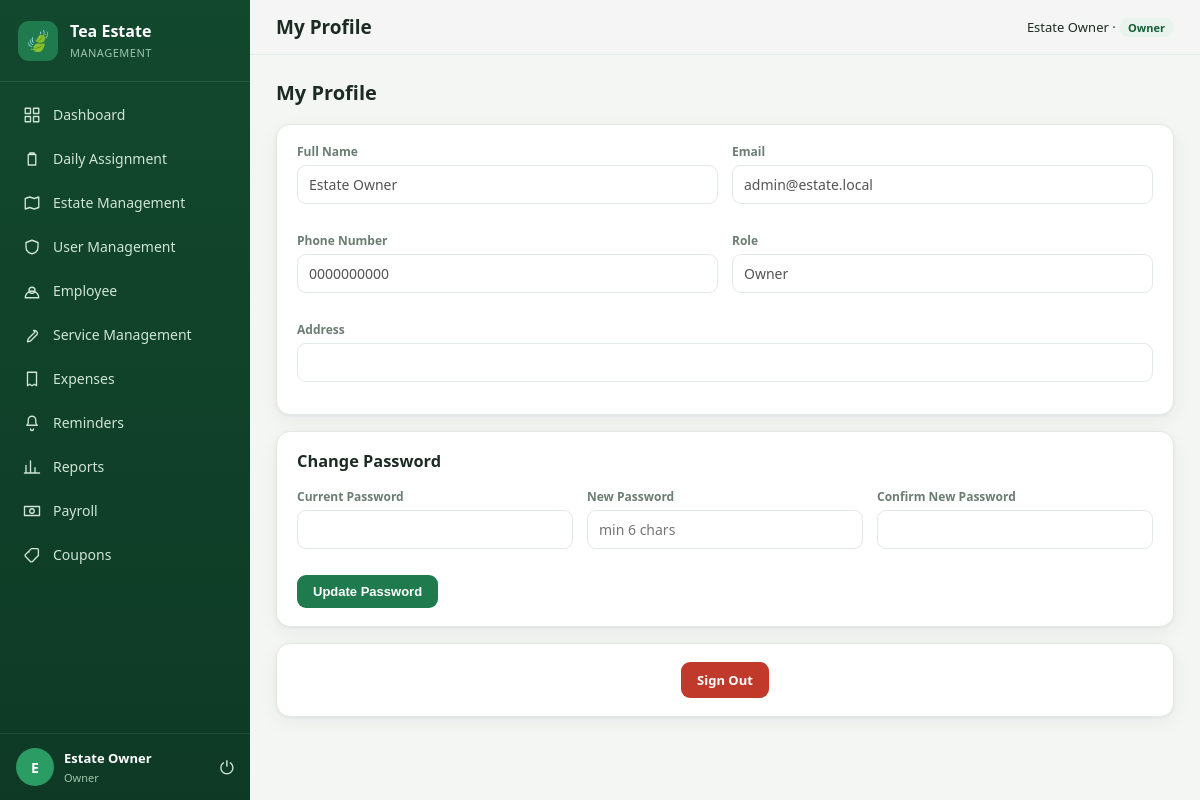
The app's page /profile.php (signed in) with its own data.
### tables this page shows
CREATE TABLE IF NOT EXISTS users (
  id INT AUTO_INCREMENT PRIMARY KEY,
  name VARCHAR(120) NOT NULL,
  email VARCHAR(160) NOT NULL UNIQUE,
  phone VARCHAR(40),
  address VARCHAR(255) NULL,
  password_hash VARCHAR(255) NOT NULL,
  role ENUM('Owner','Administrator','Estate Manager','Supervisor','Accountant','Viewer') NOT NULL DEFAULT 'Viewer',
  assigned_estate_ids VARCHAR(255) NULL COMMENT 'comma-separated estate ids',
  owner_user_id INT NULL COMMENT 'NULL = tenant root (self); otherwise the Owner this sub-user belongs to',
  is_platform_admin TINYINT(1) NOT NULL DEFAULT 0 COMMENT 'can manage coupons; not a per-tenant role',
  status ENUM('Active','Inactive') NOT NULL DEFAULT 'Active',
  avatar VARCHAR(255) NULL,
  last_login DATETIME NULL,
  created_at DATETIME NOT NULL DEFAULT CURRENT_TIMESTAMP,
  INDEX idx_users_role (role),
  INDEX idx_users_owner (owner_user_id)
);

### includes/auth.php (called while the page is built, shortened)
<?php
require_once __DIR__ . '/../config/config.php';
function current_user() {
    return $_SESSION['user'] ?? null;
}
function platform_admin() {
    $u = current_user();
    return (bool)($u['is_platform_admin'] ?? false);
}
function av($relPath) {
    $full = __DIR__ . '/../' . $relPath;
    $v = @filemtime($full);
    return $relPath . '?v=' . ($v ?: '1');
}
function e($v) { return htmlspecialchars((string)$v, ENT_QUOTES, 'UTF-8'); }

### config/config.php (called while the page is built, shortened)
<?php
function db() {
    static $pdo = null;
    if ($pdo === null) {
        try {
            $pdo = new PDO(
                'mysql:host='.DB_HOST.';dbname='.DB_NAME.';charset=utf8mb4',
                DB_USER, DB_PASS,
                [
                    PDO::ATTR_ERRMODE => PDO::ERRMODE_EXCEPTION,
                    PDO::ATTR_DEFAULT_FETCH_MODE => PDO::FETCH_ASSOC,
                    PDO::ATTR_EMULATE_PREPARES => false,
                ]
            );
        } catch (PDOException $e) {
            http_response_code(500);
            die('Database connection failed. Check config/config.php. ('.$e->getMessage().')');
        }
    }
    return $pdo;
}

### profile.php (the view, shortened to what this page needs)
<?php
$title='My Profile'; $page='profile.php'; $pageScript='assets/js/profile.js';
require_once __DIR__.'/includes/auth.php';
$me = current_user();
$st = db()->prepare('SELECT name,email,phone,address,role FROM users WHERE id=?');
$st->execute([$me['id']]);
$row = $st->fetch();
require __DIR__.'/includes/header.php';
?>
<div class="page-head"><h2>My Profile</h2></div>
<div class="card"><div class="card-pad">
  <div class="form-row">
    <div class="field"><label>Full Name</label><input value="<?=e($row['name'])?>" disabled></div>
    <div class="field"><label>Email</label><input value="<?=e($row['email'])?>" disabled></div>
    <div class="field"><label>Phone Number</label><input value="<?=e($row['phone'])?>" disabled></div>
    <div class="field"><label>Role</label><input value="<?=e($row['role'])?>" disabled></div>
    <div class="field" style="grid-column:1 / -1"><label>Address</label><input value="<?=e($row['address'])?>" disabled></div>
  </div>
</div></div>
<div class="card mb" style="margin-top:16px"><div class="card-pad">
  <h3 style="margin-top:0">Change Password</h3>
  <div class="form-row3">
    <div class="field"><label>Current Password</label><input id="curPw" type="password"></div>
    <div class="field"><label>New Password</label><input id="newPw" type="password" placeholder="min 6 chars"></div>
    <div class="field"><label>Confirm New Password</label><input id="confPw" type="password"></div>
  </div>
  <button class="btn" style="margin-top:12px" onclick="changePw()">Update Password</button>
</div></div>
<div class="card mb" style="margin-top:16px"><div class="card-pad" style="text-align:center">
  <a href="logout.php" class="btn red">Sign Out</a>
</div></div>
<?php require __DIR__.'/includes/footer.php'; ?>

### includes/header.php (shortened to what this page needs)
<?php
require_once __DIR__ . '/auth.php';
$u = current_user();
$page = $page ?? '';
$nav = [
  ['dashboard.php','Dashboard','grid'],
  ['assignments.php','Daily Assignment','clipboard'],
  ['estates.php','Estate Management','map'],
  ['users.php','User Management','shield'],
  ['employees.php','Employee','users'],
  ['service.php','Service Management','tool'],
  ['expenses.php','Expenses','receipt'],
  ['reminders.php','Reminders','bell'],
  ['reports.php','Reports','chart'],
  ['payroll.php','Payroll','cash'],
];
if (platform_admin()) $nav[] = ['coupons.php','Coupons','tag'];
function icon($n){
  $p = [
   'grid'=>'M3 3h7v7H3zM14 3h7v7h-7zM14 14h7v7h-7zM3 14h7v7H3z',
   'clipboard'=>'M9 4h6v2H9zM7 6h10v14H7z',
   'map'=>'M9 4 3 6v14l6-2 6 2 6-2V4l-6 2-6-2z',
   'shield'=>'M12 3l8 3v6c0 5-3.5 8-8 9-4.5-1-8-4-8-9V6z',
   'users'=>'M16 11a4 4 0 1 0-8 0 4 4 0 0 0 8 0zM3 21a7 7 0 0 1 18 0z',
   'tool'=>'M14 6a4 4 0 0 1 5 5l-9 9-4 1 1-4 9-9z',
   'receipt'=>'M6 3h12v18l-3-2-3 2-3-2-3 2z',
   'bell'=>'M12 3a5 5 0 0 0-5 5v4l-2 3h14l-2-3V8a5 5 0 0 0-5-5zM10 20a2 2 0 0 0 4 0',
   'chart'=>'M4 20V10M10 20V4M16 20v-7M22 20H2',
   'cash'=>'M2 6h20v12H2zM12 9a3 3 0 1 0 0 6 3 3 0 0 0 0-6z',
   'tag'=>'M20.5 12.8 12.7 20.6a2 2 0 0 1-2.83 0l-6.5-6.5a2 2 0 0 1 0-2.83L11.2 3.5H19a1.5 1.5 0 0 1 1.5 1.5v7.8zM8 8h.01',
  ];
  return '<svg viewBox="0 0 24 24" class="ic"><path d="'.$p[$n].'"/></svg>';
}
?>
<!DOCTYPE html>
<html lang="en">
<head>
<link rel="stylesheet" href="<?=av('assets/css/app.css')?>">
</head>
<body>
<div class="app">
  <aside class="sidebar" id="sidebar">
    <div class="brand">
      <div class="brand-logo">🍃</div>
      <div class="brand-txt"><span>Tea Estate</span><small>Management</small></div>
    </div>
    <nav class="nav">
      <?php foreach($nav as $n): ?>
        <a href="<?=$n[0]?>" class="nav-item <?=$page===$n[0]?'active':''?>">
          <?=icon($n[2])?><span><?=e($n[1])?></span>
        </a>
      <?php endforeach; ?>
    </nav>
    <div class="side-user">
      <a href="profile.php" style="display:contents;text-decoration:none;color:inherit" title="My Profile">
        <div class="avatar"><?=e(strtoupper(substr($u['name'],0,1)))?></div>
        <div class="side-user-info">
          <strong><?=e($u['name'])?></strong>
          <small><?=e($u['role'])?></small>
        </div>
      </a>
      <a href="logout.php" class="logout" title="Logout">⏻</a>
    </div>
  </aside>
  <main class="main">
    <header class="topbar">
      <h1><?=e($title ?? '')?></h1>
      <a class="top-right" href="profile.php" style="text-decoration:none;color:inherit"><?=e($u['name'])?> · <span class="role-tag"><?=e($u['role'])?></span></a>
    </header>
    <div class="content">

### includes/footer.php (shortened to what this page needs)
    </div>
  </main>
</div>
</body>
</html>

### assets/css/app.css (style rules this page uses)
:root { --bg:#f4f6f4; --card:#fff; --ink:#1c2b23; --muted:#6b7d72; --green:#1f7a4d; --green-d:#155c39; --green-l:#e7f3ec; --amber:#c98a1a; --red:#c0392b; --blue:#2c6fb0; --line:#e3e9e4; --radius:14px; --shadow:0 1px 3px rgba(20,40,30,.06),0 6px 20px rgba(20,40,30,.05); }
* { box-sizing:border-box }
body { margin:0;font-family:'Segoe UI',system-ui,-apple-system,Roboto,sans-serif;background:var(--bg);color:var(--ink);font-size:14px }
a { color:inherit;text-decoration:none }
.app { display:flex;min-height:100vh }
.sidebar { width:250px;background:linear-gradient(180deg,#12482e,#0e3a25);color:#dbeee2;position:fixed;top:0;bottom:0;left:0;display:flex;flex-direction:column;z-index:40 }
.brand { display:flex;align-items:center;gap:12px;padding:20px 18px;border-bottom:1px solid rgba(255,255,255,.08) }
.brand-logo { width:40px;height:40px;background:#1f7a4d;border-radius:11px;display:grid;place-items:center;font-size:20px }
.brand-txt span { font-weight:700;font-size:16px;display:block;color:#fff }
.brand-txt small { color:#9fc4ac;font-size:11px;letter-spacing:.5px;text-transform:uppercase }
.nav { flex:1;overflow-y:auto;padding:12px 10px }
.nav-item { display:flex;align-items:center;gap:12px;padding:11px 13px;border-radius:10px;color:#cfe4d6;font-weight:500;margin-bottom:3px;transition:.15s }
.ic { width:18px;height:18px;fill:none;stroke:currentColor;stroke-width:1.8;stroke-linecap:round;stroke-linejoin:round;flex:none }
.side-user { display:flex;align-items:center;gap:10px;padding:14px 16px;border-top:1px solid rgba(255,255,255,.08) }
.avatar { width:38px;height:38px;border-radius:50%;background:#2b9c63;color:#fff;display:grid;place-items:center;font-weight:700 }
.side-user-info { flex:1;min-width:0 }
.side-user-info strong { display:block;color:#fff;font-size:13px;white-space:nowrap;overflow:hidden;text-overflow:ellipsis }
.side-user-info small { color:#9fc4ac;font-size:11px }
.logout { color:#cfe4d6;font-size:18px }
.main { flex:1;margin-left:250px;display:flex;flex-direction:column;min-width:0 }
.topbar { position:sticky;top:0;background:rgba(244,246,244,.9);backdrop-filter:blur(8px);display:flex;align-items:center;gap:14px;padding:14px 26px;border-bottom:1px solid var(--line);z-index:30 }
.topbar h1 { font-size:19px;margin:0;font-weight:700;flex:1 }
.top-right { color:var(--muted);font-size:13px }
.role-tag { background:var(--green-l);color:var(--green-d);padding:2px 9px;border-radius:20px;font-weight:600;font-size:11px }
.content { padding:24px 26px;max-width:1400px;width:100% }
.card { background:var(--card);border:1px solid var(--line);border-radius:var(--radius);box-shadow:var(--shadow) }
.card-pad { padding:18px 20px }
.btn { display:inline-flex;align-items:center;gap:7px;background:var(--green);color:#fff;border:none;padding:9px 16px;border-radius:9px;font-weight:600;cursor:pointer;font-size:13px;transition:.15s }
.btn.red { background:var(--red) }
.field { margin-bottom:14px }
.field label { display:block;font-size:12px;font-weight:600;color:var(--muted);margin-bottom:5px }
.field input,.field select,.field textarea { width:100%;padding:9px 11px;border:1px solid var(--line);border-radius:9px;font-size:14px;font-family:inherit;background:#fff }
.form-row { display:grid;grid-template-columns:1fr 1fr;gap:14px }
.form-row3 { display:grid;grid-template-columns:1fr 1fr 1fr;gap:14px }
.page-head { display:flex;justify-content:space-between;align-items:center;margin-bottom:18px;flex-wrap:wrap;gap:12px }
.page-head h2 { margin:0;font-size:20px }
.mb { margin-bottom:16px }

### records on screen
users: name "E", name "Estate Owner", role "Owner", email "admin@estate.local", phone "0000000000"

### other values on screen
$n[1] "Dashboard"
$n[1] "Daily Assignment"
$n[1] "Estate Management"
$n[1] "User Management"
$n[1] "Employee"
$n[1] "Service Management"
$n[1] "Expenses"
$n[1] "Reminders"
$n[1] "Reports"
$n[1] "Payroll"
$n[1] "Coupons"
$title "My Profile"
